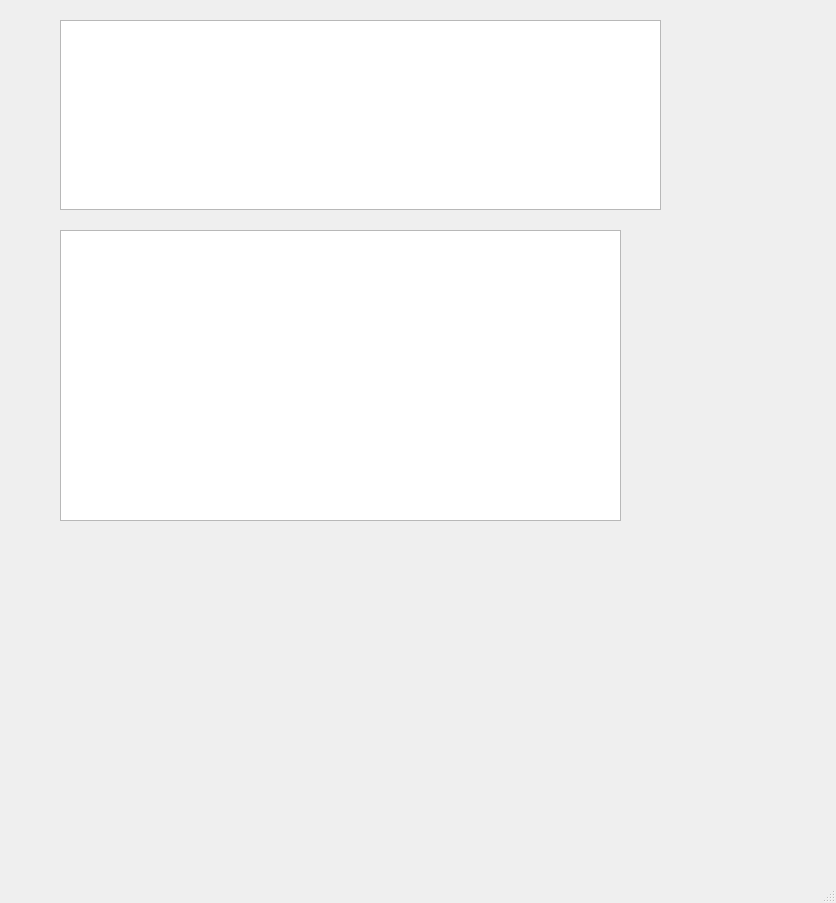
<?xml version="1.0" encoding="UTF-8"?>
<ui version="4.0">
 <class>MainWindow</class>
 <widget class="QMainWindow" name="MainWindow">
  <property name="geometry">
   <rect>
    <x>0</x>
    <y>0</y>
    <width>836</width>
    <height>903</height>
   </rect>
  </property>
  <property name="windowTitle">
   <string>MainWindow</string>
  </property>
  <widget class="QWidget" name="centralwidget">
   <widget class="QStackedWidget" name="stackedWidget">
    <property name="geometry">
     <rect>
      <x>0</x>
      <y>0</y>
      <width>801</width>
      <height>551</height>
     </rect>
    </property>
    <property name="currentIndex">
     <number>0</number>
    </property>
    <widget class="QWidget" name="page">
     <widget class="QTextEdit" name="textEdit">
      <property name="geometry">
       <rect>
        <x>60</x>
        <y>20</y>
        <width>601</width>
        <height>190</height>
       </rect>
      </property>
     </widget>
     <widget class="QTextBrowser" name="textBrowser">
      <property name="geometry">
       <rect>
        <x>60</x>
        <y>230</y>
        <width>561</width>
        <height>291</height>
       </rect>
      </property>
     </widget>
    </widget>
    <widget class="QWidget" name="page_2"/>
   </widget>
  </widget>
  <widget class="QMenuBar" name="menubar">
   <property name="geometry">
    <rect>
     <x>0</x>
     <y>0</y>
     <width>836</width>
     <height>23</height>
    </rect>
   </property>
  </widget>
  <widget class="QStatusBar" name="statusbar"/>
 </widget>
 <resources/>
 <connections/>
</ui>
